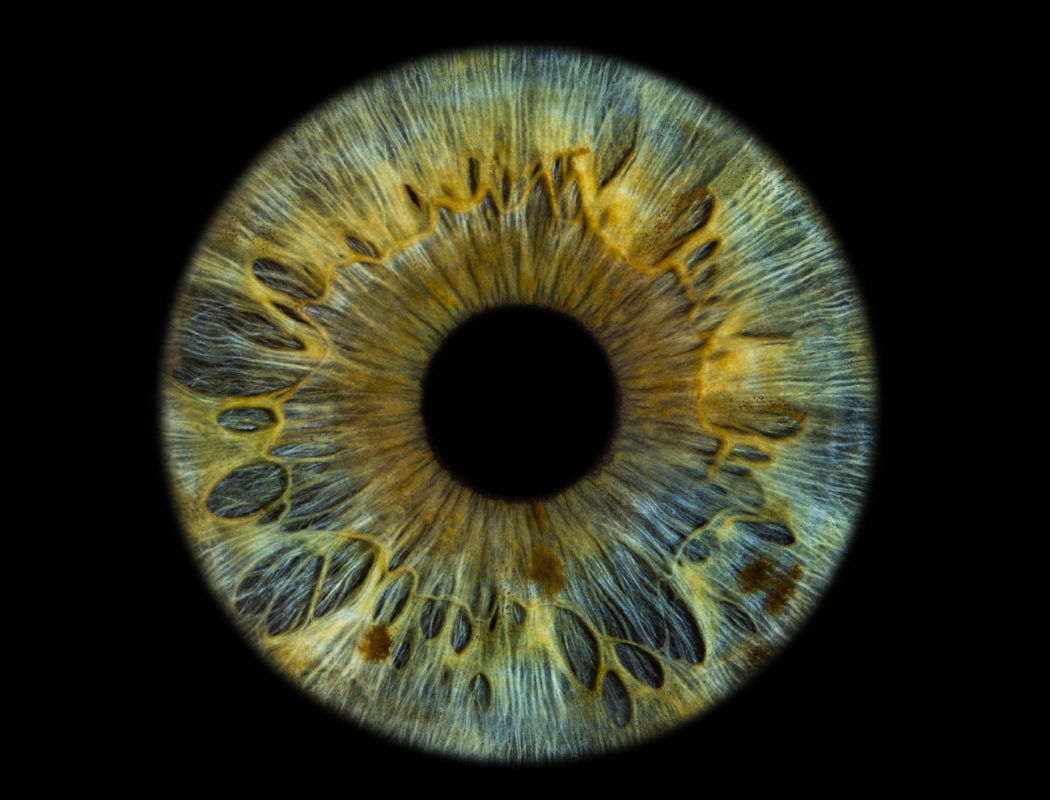
%> input picture source_codes/Images/test_iris2.jpg, 1050 x 800 px
$ octave --eval "result = extractRayon(imread('Images/test_iris2.jpg'));"   (GNU Octave 9; MATLAB toolbox functions it lacks are replaced by stand-ins)
%> lines starting %> are read from the running program, lines starting %| are printed output that depends on the picture; in (x1, y1, x2, y2) boxes, pixels count from 0 and x2, y2 are one past the last pixel; in counts of white or black regions, pixels touching at a corner belong together; the program's own positions count from 1
### source_codes/f_normalisation.m
function [imnorm] = f_normalisation(I)

I=double(I);
M=max(max(max(I))) ;
m=min(min(min(I))) ;

imnorm = (I - m)./(M - m) ;

### source_codes/extractRayon.m
% Riviere Lucas & Arthur Rubio - extractRayon - 14/11/2023

% Fonction ayant pour but de determiner le rayons interieurs et exterieurs de l'iris par detection de contours
% Ainsi que les coordonnees du centre de l'image (que l'on considere pour l'instant ccomme celui de l'oeil)

function [r_ext,r_int,centre_oeil_x,centre_oeil_y] = extractRayon(I)

s = size(I) ;
%> s = [800 1050 3]

% Lissage de l'image
G = fspecial("gaussian",25,5) ;
I_gauss(:,:,1) = conv2(I(:,:,1),G,"same") ;
I_gauss(:,:,2) = conv2(I(:,:,2),G,"same") ;
I_gauss(:,:,3) = conv2(I(:,:,3),G,"same") ;
%> I_gauss: size 800x1050x3 double

% Definition des masques
Mx = [ -1 0 1 ; -1 0 1 ; -1 0 1] ;
My = [1 1 1 ; 0 0 0 ; -1 -1 -1] ;

% Isolation des canaux
R = I_gauss(:,:,1) ;
G = I_gauss(:,:,2) ;
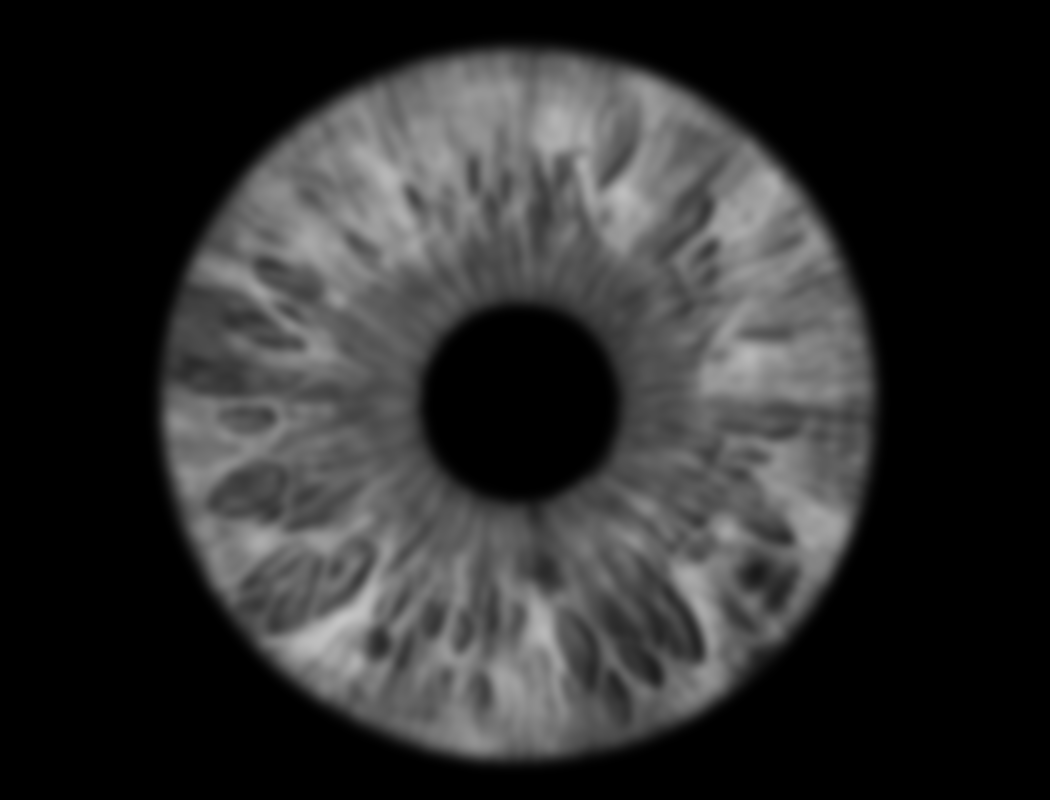
%> G: size 800x1050 double; min 0, max 197.5, mean 46
B = I_gauss(:,:,3) ;
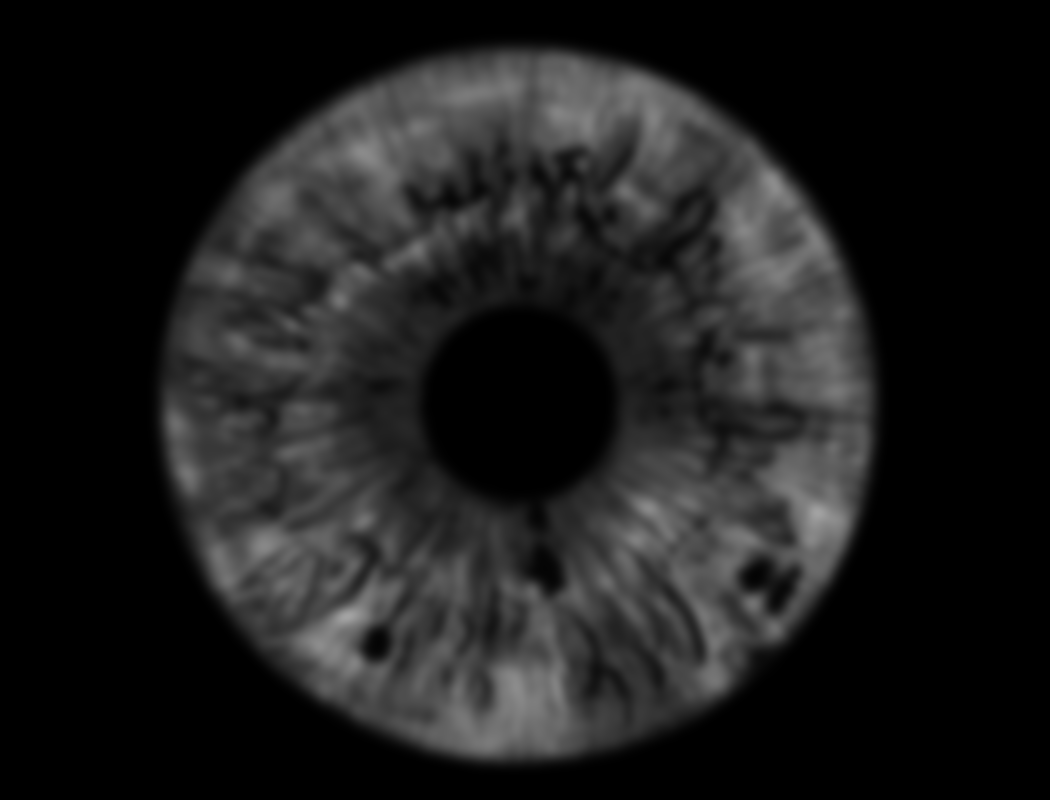
%> B: size 800x1050 double; min 0, max 164, mean 29

% Calcul des derivees
Rx = filter2(Mx,R)/6 ;
Ry = filter2(My,R)/6 ;

Gx = filter2(Mx,G)/6 ;
Gy = filter2(My,G)/6 ;

Bx = filter2(Mx,B)/6 ;
By = filter2(My,B)/6 ;

% Definition des elements a utiliser dans la formule

Ix2 = Rx.^2 + Gx.^2 + Bx.^2 ;
IxIy = Rx.*Ry + Gx.*Gy + Bx.*By ;
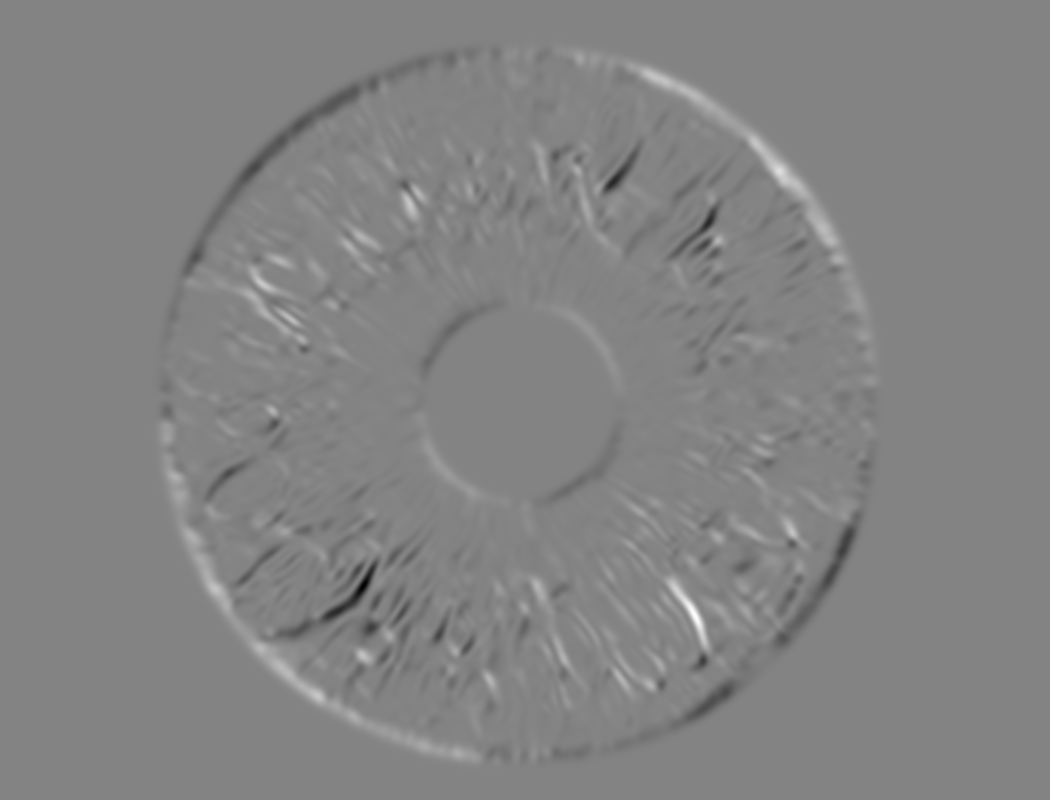
%> IxIy: size 800x1050 double; min -137.9, max 129.3, mean 0.1; drawn with min black and max white
Iy2 = Ry.^2 + Gy.^2 + By.^2 ;

% Creation des contours
Icol = sqrt(0.5*(Ix2 + Iy2 + sqrt((Ix2 - Iy2).^2 + (2*IxIy).^2))) ;
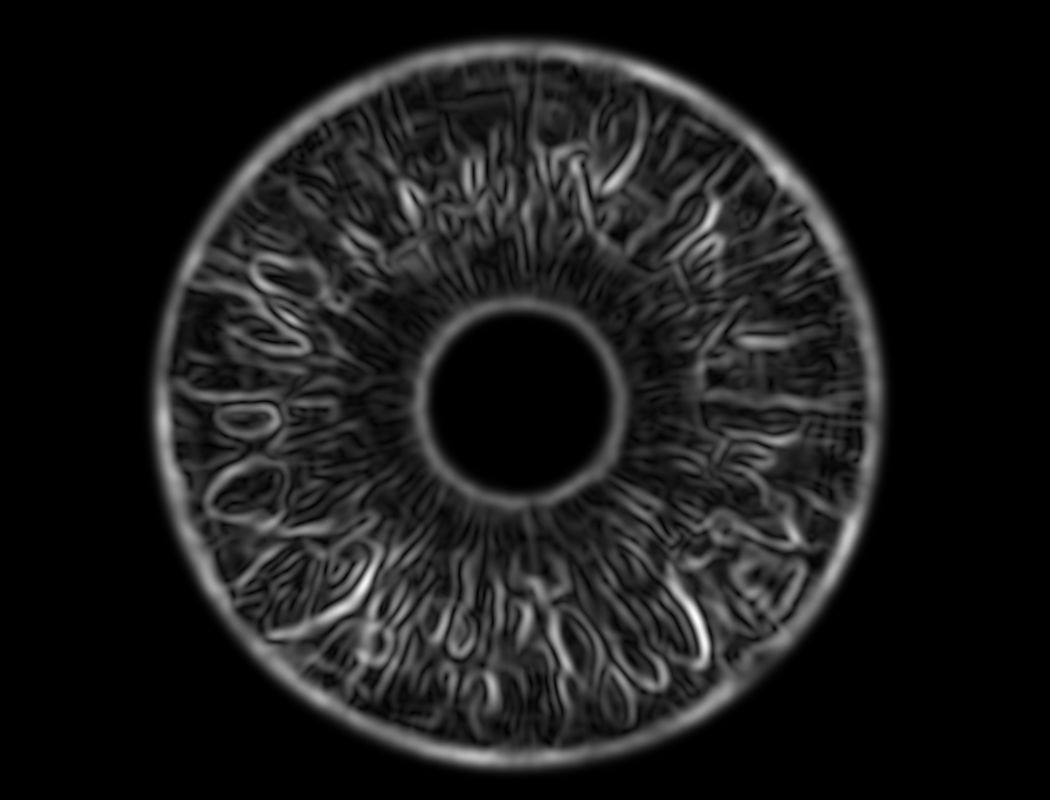
%> Icol: size 800x1050 double; min 0, max 17.88, mean 1.87; drawn with min black and max white

%figure, imagesc(Icol), colormap(gray), title('contour iris') ;

% Normalisation
Icol_n = f_normalisation(Icol) ;
%> in f_normalisation, `M=max(max(max(I))) ;`: M = 17.88
%> in f_normalisation, `m=min(min(min(I))) ;`: m = 0

% Seuillage (valeur legerement variable selon image utilisee)
Icol_bin = Icol_n > 0.26 ;
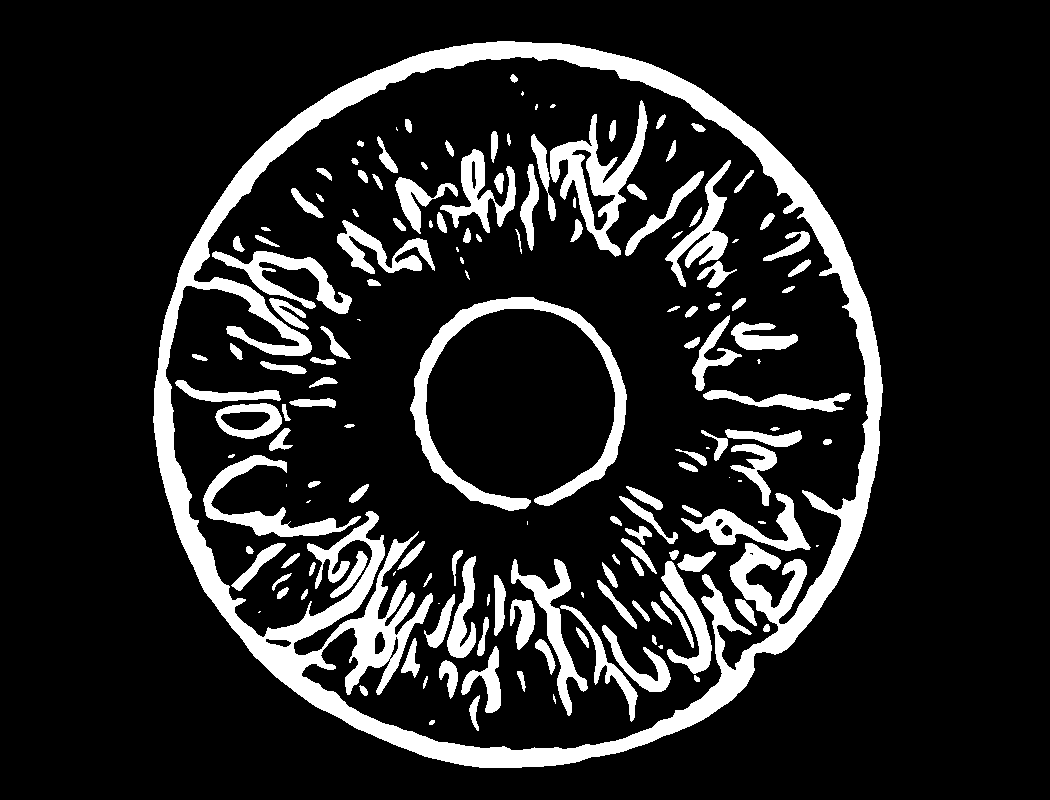
%> Icol_bin: size 800x1050 logical; 14.4% white; 160 white regions (21 under 20 px), largest, box (x1, y1, x2, y2) and area: (153, 41, 883, 768) 56515, (410, 297, 627, 511) 7524, (550, 100, 648, 257) 4559

%figure, imagesc(Icol_bin), colormap(gray), title('contour iris binaire') ;

%Calcul du diametre de l'iris
x_milieu = round(s(1)/2) ;
%> x_milieu = 400
y_milieu = round(s(2)/2) ;
%> y_milieu = 525
centre_oeil_x = round(s(1)/2) ;
%> centre_oeil_x = 400
centre_oeil_y = round(s(2)/2) ;
%> centre_oeil_y = 525
pixel_int_g = 0 ;
pixel_int_d = 0 ;
pixel_ext_g = 0 ;
pixel_ext_d = 0 ;

% Calcul des bornes interieures
for j = y_milieu:-1:1
  if Icol_bin(x_milieu,j) == 1
    pixel_int_g = j ;
    break;
  endif
end
%> after the loop, pixel_int_g = 427

for j = y_milieu:1:s(2)
  if Icol_bin(x_milieu,j) == 1
    pixel_int_d = j ;
    break;
  endif
end
%> after the loop, pixel_int_d = 616

%Diametre interieur de l'iris
diam_int = pixel_int_d - pixel_int_g ;
%> diam_int = 189

% Calcul des bornes exterieures (determination des premiers pixels nons nuls a partir du centre)

for j = 1:s(2)
  if Icol_bin(x_milieu,j) == 1
    pixel_ext_g = j ;
    break ;
  endif
end
%> after the loop, pixel_ext_g = 155

for j = s(2):-1:1
  if Icol_bin(x_milieu,j) == 1
    pixel_ext_d = j ;
    break ;
  endif
  end
%> after the loop, pixel_ext_d = 882

% Calcul du diametre exterieur
diam_ext = pixel_ext_d - pixel_ext_g ;
%> diam_ext = 727

% Calculer les rayons
r_ext = round(diam_ext/2);  % Rayon exterieur de l'anneau
%> r_ext = 364
r_int = round(diam_int/2);  % Rayon interieur de l'anneau
%> r_int = 95
%> `result = extractRayon(imread('Images/test_iris2.jpg'));`: result = 364

$ run again, on source_codes/Images/Iris_entier.png
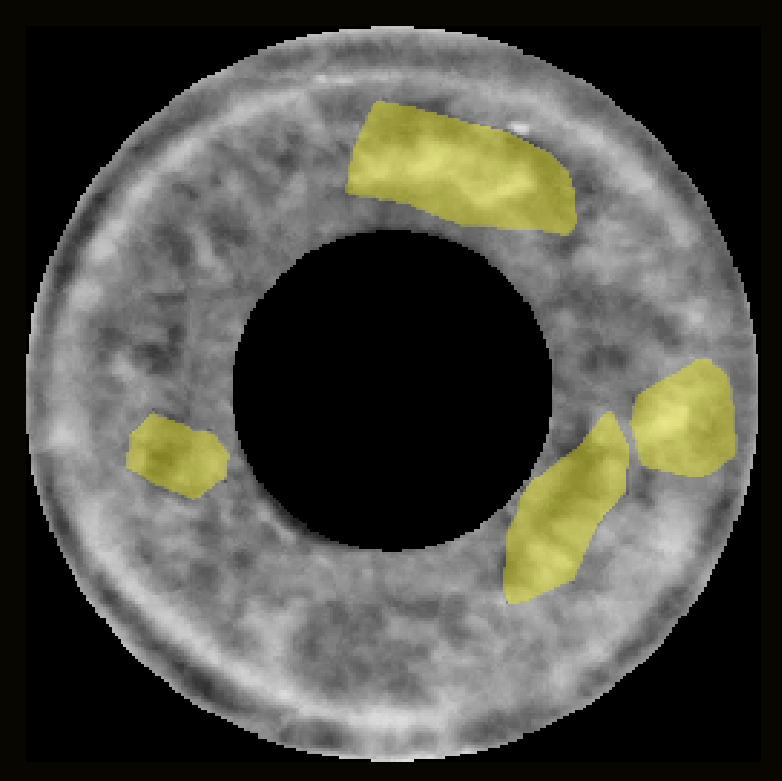
%> input picture source_codes/Images/Iris_entier.png, 782 x 781 px
%> in extractRayon, `Icol = sqrt(0.5*(Ix2 + Iy2 + sqrt((Ix2 - Iy2).^2 + (2*IxIy).^2))) ;`:
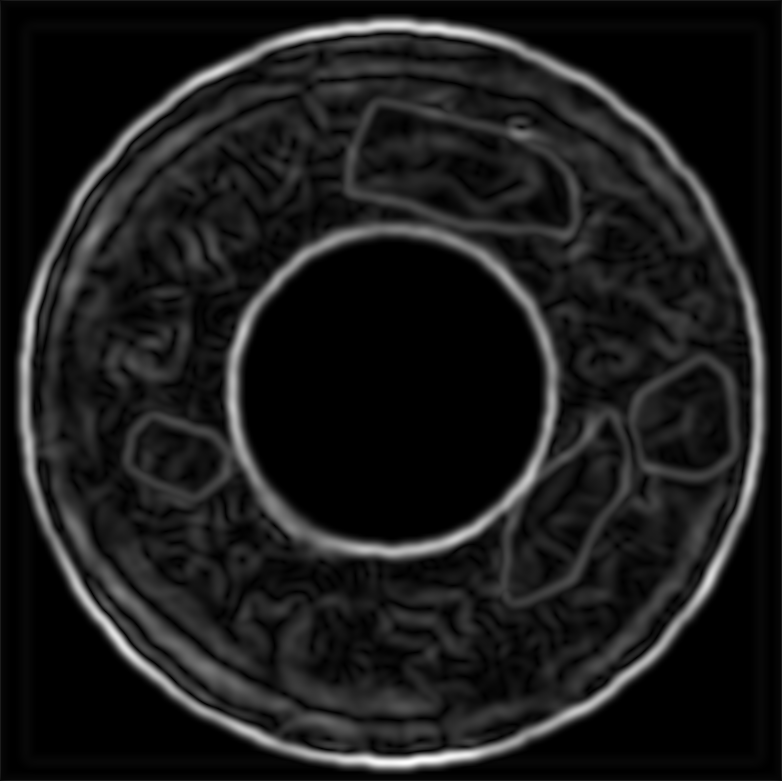
%> Icol: size 781x782 double; min 0, max 25.56, mean 2.8; drawn with min black and max white
%> M = 25.56
%> m = 0
%> in extractRayon, `Icol_bin = Icol_n > 0.26 ;`:
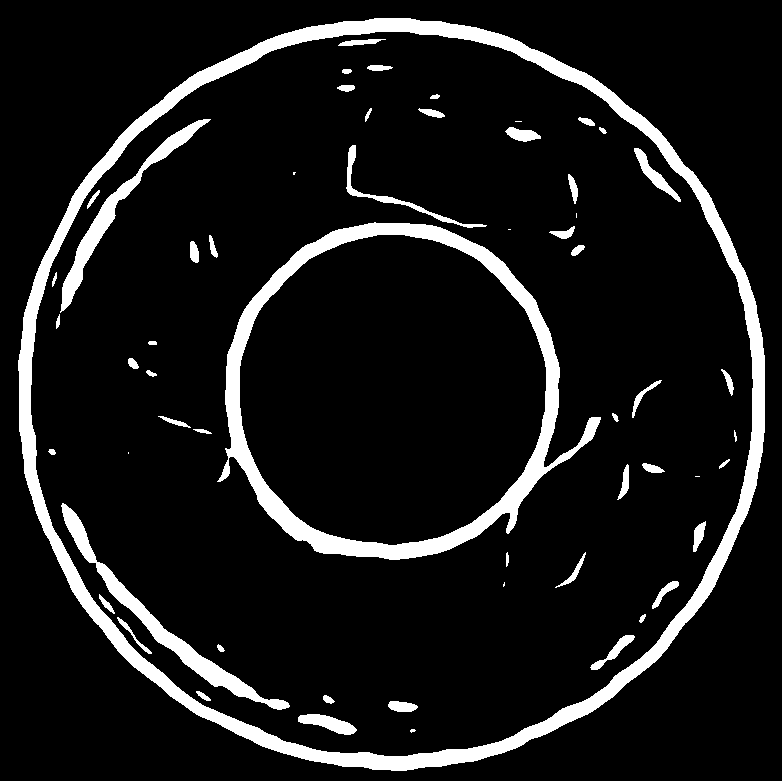
%> Icol_bin: size 781x782 logical; 9.8% white; 58 white regions (8 under 20 px), largest, box (x1, y1, x2, y2) and area: (18, 18, 765, 771) 30031, (217, 222, 601, 560) 15832, (61, 503, 290, 710) 4026
%> after the loop in extractRayon, `for j = y_milieu:-1:1`: pixel_int_g = 240
%> after the loop in extractRayon, `for j = y_milieu:1:s(2)`: pixel_int_d = 547
%> diam_int = 307
%> diam_ext = 745
%> r_ext = 373
%> r_int = 154
%> result = 373
